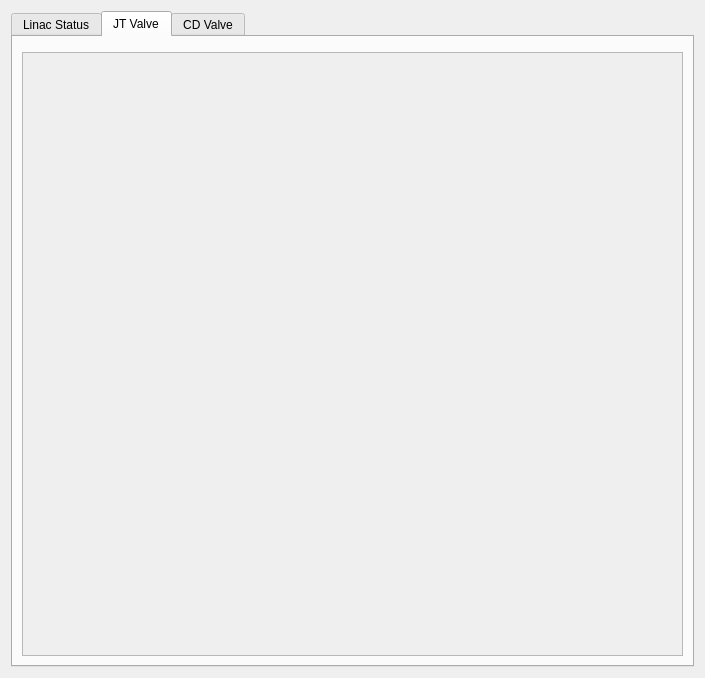
<?xml version="1.0" encoding="UTF-8"?>
<ui version="4.0">
 <class>Form</class>
 <widget class="QWidget" name="Form">
  <property name="geometry">
   <rect>
    <x>0</x>
    <y>0</y>
    <width>705</width>
    <height>678</height>
   </rect>
  </property>
  <property name="windowTitle">
   <string>Form</string>
  </property>
  <layout class="QGridLayout" name="gridLayout">
   <item row="0" column="0">
    <widget class="QTabWidget" name="tabWidget">
     <property name="currentIndex">
      <number>1</number>
     </property>
     <widget class="QWidget" name="tab">
      <attribute name="title">
       <string>Linac Status</string>
      </attribute>
      <layout class="QGridLayout" name="gridLayout_2">
       <item row="0" column="0">
        <widget class="PyDMTemplateRepeater" name="PyDMTemplateRepeater_2">
         <property name="toolTip">
          <string/>
         </property>
         <property name="layoutType" stdset="0">
          <enum>PyDMTemplateRepeater::Flow</enum>
         </property>
         <property name="templateFilename" stdset="0">
          <string>readbackTemplate.ui</string>
         </property>
         <property name="dataSource" stdset="0">
          <string>cmList.json</string>
         </property>
        </widget>
       </item>
      </layout>
     </widget>
     <widget class="QWidget" name="tab_2">
      <attribute name="title">
       <string>JT Valve</string>
      </attribute>
      <layout class="QVBoxLayout" name="verticalLayout">
       <item>
        <widget class="PyDMEmbeddedDisplay" name="PyDMEmbeddedDisplay_2">
         <property name="sizePolicy">
          <sizepolicy hsizetype="Maximum" vsizetype="Maximum">
           <horstretch>0</horstretch>
           <verstretch>0</verstretch>
          </sizepolicy>
         </property>
         <property name="toolTip">
          <string/>
         </property>
         <property name="frameShape">
          <enum>QFrame::NoFrame</enum>
         </property>
         <property name="macros" stdset="0">
          <string>valve=JT</string>
         </property>
         <property name="filename" stdset="0">
          <string>valveSettingTemplate.ui</string>
         </property>
        </widget>
       </item>
       <item>
        <widget class="QScrollArea" name="scrollArea_2">
         <property name="widgetResizable">
          <bool>true</bool>
         </property>
         <widget class="QWidget" name="scrollAreaWidgetContents_2">
          <property name="geometry">
           <rect>
            <x>0</x>
            <y>0</y>
            <width>663</width>
            <height>475</height>
           </rect>
          </property>
          <layout class="QGridLayout" name="gridLayout_4">
           <item row="0" column="0">
            <widget class="PyDMTemplateRepeater" name="PyDMTemplateRepeater_4">
             <property name="toolTip">
              <string/>
             </property>
             <property name="layoutType" stdset="0">
              <enum>PyDMTemplateRepeater::Flow</enum>
             </property>
             <property name="templateFilename" stdset="0">
              <string>modeTemplate.ui</string>
             </property>
             <property name="dataSource" stdset="0">
              <string>cmList.json</string>
             </property>
            </widget>
           </item>
          </layout>
         </widget>
        </widget>
       </item>
      </layout>
     </widget>
     <widget class="QWidget" name="tab_3">
      <attribute name="title">
       <string>CD Valve</string>
      </attribute>
      <layout class="QVBoxLayout" name="verticalLayout_2">
       <item>
        <widget class="PyDMEmbeddedDisplay" name="PyDMEmbeddedDisplay">
         <property name="sizePolicy">
          <sizepolicy hsizetype="Maximum" vsizetype="Maximum">
           <horstretch>0</horstretch>
           <verstretch>0</verstretch>
          </sizepolicy>
         </property>
         <property name="toolTip">
          <string/>
         </property>
         <property name="layoutDirection">
          <enum>Qt::LeftToRight</enum>
         </property>
         <property name="frameShape">
          <enum>QFrame::NoFrame</enum>
         </property>
         <property name="macros" stdset="0">
          <string>valve=CD</string>
         </property>
         <property name="filename" stdset="0">
          <string>valveSettingTemplate.ui</string>
         </property>
        </widget>
       </item>
       <item>
        <widget class="QScrollArea" name="scrollArea">
         <property name="widgetResizable">
          <bool>true</bool>
         </property>
         <widget class="QWidget" name="scrollAreaWidgetContents">
          <property name="geometry">
           <rect>
            <x>0</x>
            <y>0</y>
            <width>663</width>
            <height>475</height>
           </rect>
          </property>
          <layout class="QGridLayout" name="gridLayout_3">
           <item row="0" column="0">
            <widget class="PyDMTemplateRepeater" name="PyDMTemplateRepeater_5">
             <property name="toolTip">
              <string/>
             </property>
             <property name="layoutType" stdset="0">
              <enum>PyDMTemplateRepeater::Flow</enum>
             </property>
             <property name="templateFilename" stdset="0">
              <string>modeTemplate.ui</string>
             </property>
             <property name="dataSource" stdset="0">
              <string>cmList.json</string>
             </property>
            </widget>
           </item>
          </layout>
         </widget>
        </widget>
       </item>
      </layout>
     </widget>
    </widget>
   </item>
  </layout>
 </widget>
 <customwidgets>
  <customwidget>
   <class>PyDMEmbeddedDisplay</class>
   <extends>QFrame</extends>
   <header>pydm.widgets.embedded_display</header>
  </customwidget>
  <customwidget>
   <class>PyDMTemplateRepeater</class>
   <extends>QFrame</extends>
   <header>pydm.widgets.template_repeater</header>
   <container>1</container>
  </customwidget>
 </customwidgets>
 <resources/>
 <connections/>
</ui>
